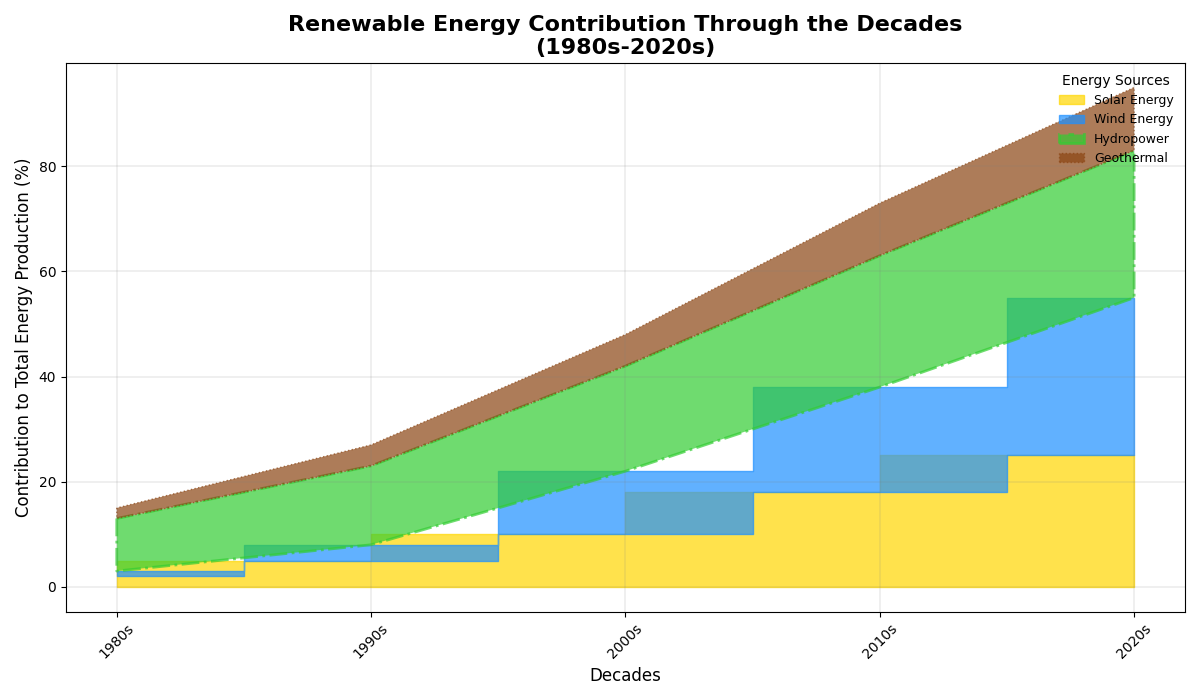

The Python source for this figure:
import matplotlib.pyplot as plt
import numpy as np

decades = np.array(['1980s', '1990s', '2000s', '2010s', '2020s'])
solar_energy = np.array([2, 5, 10, 18, 25])
wind_energy = np.array([1, 3, 12, 20, 30])
hydropower = np.array([10, 15, 20, 25, 28])
geothermal = np.array([2, 4, 6, 10, 12])

fig, ax = plt.subplots(figsize=(12, 7))

# Plotting with random stylistic changes
ax.fill_between(decades, solar_energy, label='Solar Energy', color='#FFD700', alpha=0.7, step='pre')
ax.fill_between(decades, solar_energy, wind_energy + solar_energy, label='Wind Energy', color='#1E90FF', alpha=0.7, step='mid')
ax.fill_between(decades, wind_energy + solar_energy, wind_energy + solar_energy + hydropower, label='Hydropower', color='#32CD32', alpha=0.7, linewidth=2, linestyle='-.')
ax.fill_between(decades, wind_energy + solar_energy + hydropower, wind_energy + solar_energy + hydropower + geothermal, label='Geothermal', color='#8B4513', alpha=0.7, linestyle=':')

ax.set_title('Renewable Energy Contribution Through the Decades\n(1980s-2020s)', fontsize=16, fontweight='bold')
ax.set_xlabel('Decades', fontsize=12)
ax.set_ylabel('Contribution to Total Energy Production (%)', fontsize=12)

ax.set_xticks(np.arange(len(decades)))
ax.set_xticklabels(decades, rotation=45)

# Modified grid style
ax.grid(color='grey', linestyle='-', linewidth=0.25, alpha=0.7)

# Moved legend to the best fit location and adjusted font size
ax.legend(loc='best', title='Energy Sources', fontsize=9, frameon=False)

# Adjust the layout to prevent overlap
plt.tight_layout()

# Display the plot
plt.show()
